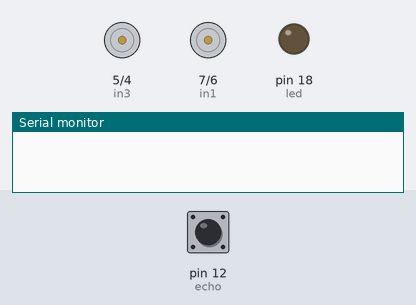
Bench run of a sketch on a simulated Arduino Uno, built with avr-gcc and run on an emulated ATmega328P. Shown: motor-driver pin pairs drawn as motors (green arrow = first pin HIGH = forward, orange = second pin HIGH = backward, longer = more drive), output pins drawn as LEDs (lit = HIGH), the last lines printed to the serial monitor. The inputs (shaded band) are chosen by the test bench; at power-on: pin 12 (echo) LOW. Pins used as bus, display or sensor lines are not drawn.

Above: at 0.1 s.
At 8.4 s:
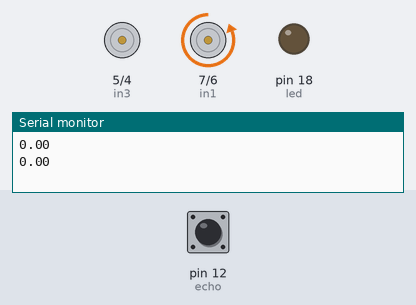
8.5 s: pin 12 (echo) pulsed HIGH 2 times (0.12 s each, 0.3 s apart)
At 9.6 s:
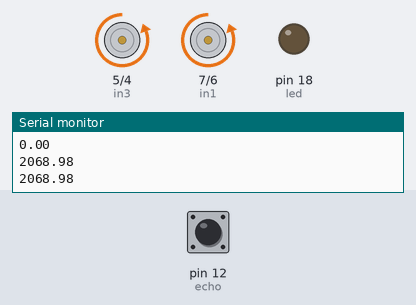
Timing chart, 0 to 18.0 s (numbered marks = the images above; inputs shaded):
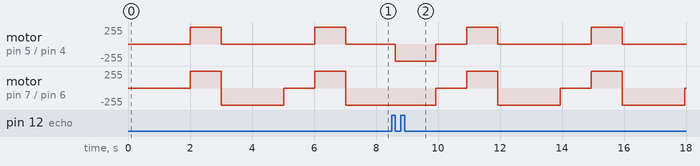

The sketch:

carro.ino
```cpp
int in1 = 7;
int in2 = 6;
int in3 = 5;
int in4 = 4;
int trig = 11;
int echo = 12;
float distcm;
float dist;
int led = 18;


void setup() {
  pinMode(in1, OUTPUT);
  pinMode(in2, OUTPUT);
  pinMode(in3, OUTPUT);
  pinMode(in4, OUTPUT);
  Serial.begin(9600);
  pinMode(trig, OUTPUT);
  pinMode(echo, INPUT);
  pinMode(led, OUTPUT);
}

void loop() {
  digitalWrite(trig, LOW);
  delay(0005);// iniciar leitura de distancia

  digitalWrite(trig, HIGH);
  delay(00010);

  digitalWrite(trig, LOW);

  dist = pulseIn(echo, HIGH);
  distcm = dist/58;
  Serial.println(distcm);// contar a distancia

  if(distcm > 10){
    frente();
  }
  if(distcm <= 10){
    parar();
    delay(1000);
    re();
    delay(1000);
    direita();
    delay(1000);

  }
}


void re(){
    // lado direito
  digitalWrite(in1, HIGH);
  digitalWrite(in2, LOW);
  // lado esquerdo
  digitalWrite(in3, HIGH);
  digitalWrite(in4, LOW);
  }

void parar(){
    // lado direito
  digitalWrite(in1, LOW);
  digitalWrite(in2, LOW);
  // lado esquerdo
  digitalWrite(in3, LOW);
  digitalWrite(in4, LOW);
  }

void frente(){
    // lado direito
  digitalWrite(in1, LOW);
  digitalWrite(in2, HIGH);
  // lado esquerdo
  digitalWrite(in3, LOW);
  digitalWrite(in4, HIGH);
  }

void esquerda(){
    // lado direito
  digitalWrite(in1, LOW);
  digitalWrite(in2, LOW);
  // lado esquerdo
  digitalWrite(in3, HIGH);
  digitalWrite(in4, LOW);
  }

void direita(){
    // lado direito
  digitalWrite(in1, LOW);
  digitalWrite(in2, HIGH);
  // lado esquerdo
  digitalWrite(in3, LOW);
  digitalWrite(in4, LOW);
  }
```
